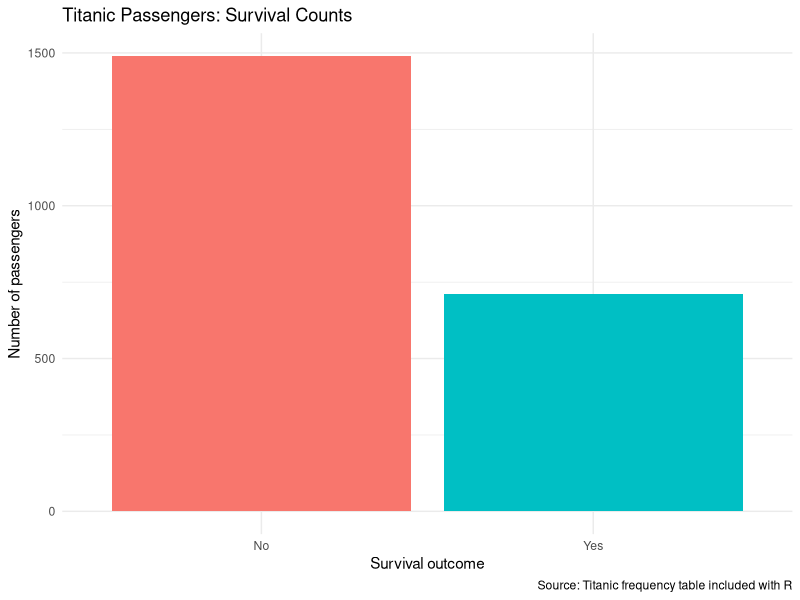
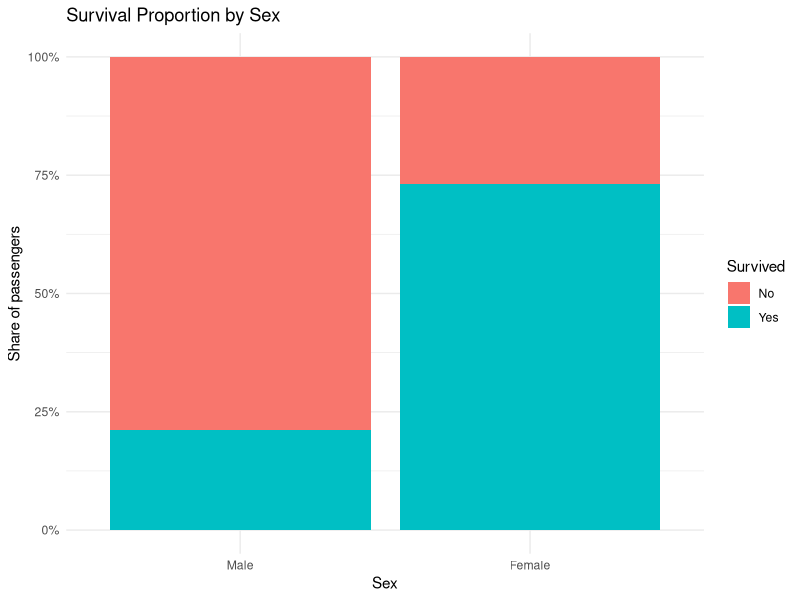
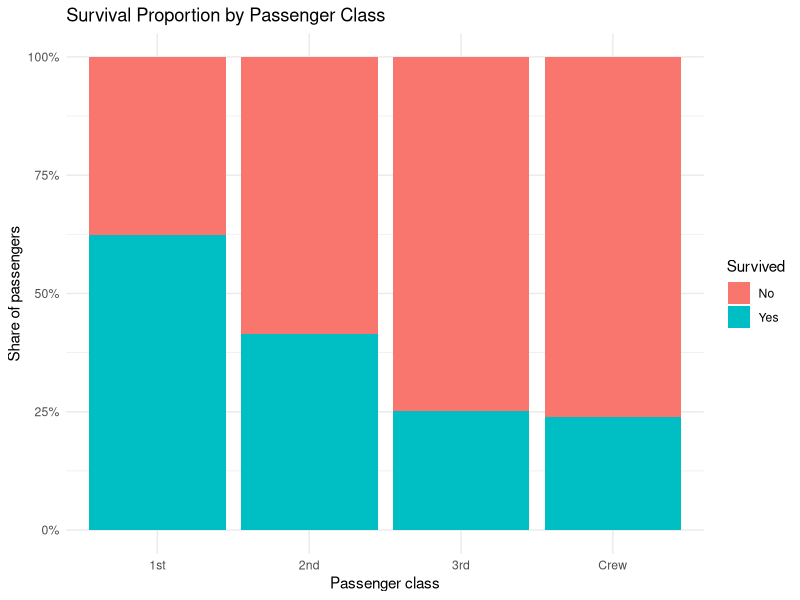
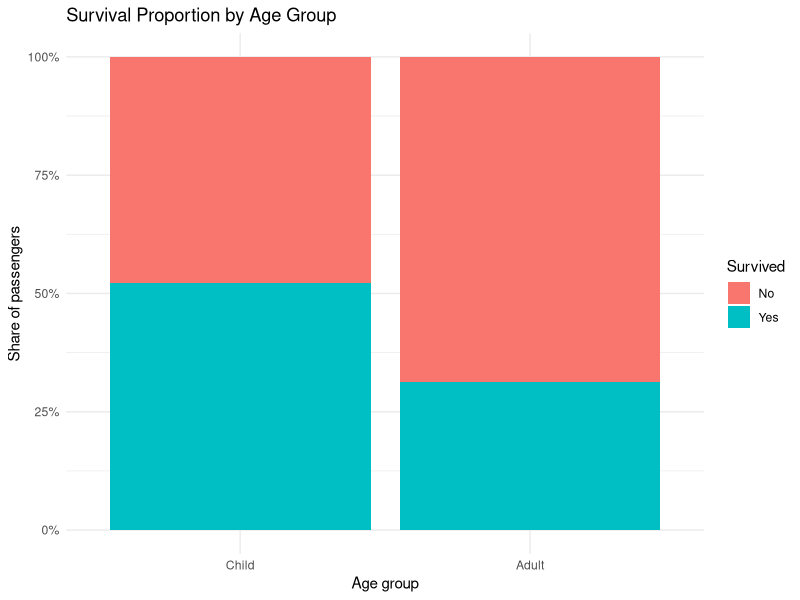

Source code (R) for these figures, in order:
# Week 4: Comprehensive Titanic Data Analysis
# Language: R
# Dataset: Titanic (built into base R)
# Run this script from the repository root in R or VS Code with R installed.

required <- c("ggplot2", "dplyr", "tidyr", "knitr", "rmarkdown")
missing <- required[!vapply(required, requireNamespace, logical(1), quietly = TRUE)]
if (length(missing)) {
  install.packages(missing, repos = "https://cloud.r-project.org")
}
library(ggplot2)
library(dplyr)
library(tidyr)

dir.create("Week4_Titanic/outputs/graphs", recursive = TRUE, showWarnings = FALSE)
dir.create("Week4_Titanic/outputs/tables", recursive = TRUE, showWarnings = FALSE)

# The built-in Titanic data is a frequency table. Expand it into passenger rows
# so that plots and the logistic regression operate on individual observations.
data("Titanic", package = "datasets")
titanic_counts <- as.data.frame(Titanic)
titanic <- titanic_counts[rep(seq_len(nrow(titanic_counts)), titanic_counts$Freq),
                          c("Class", "Sex", "Age", "Survived")]
rownames(titanic) <- NULL
titanic <- titanic %>%
  mutate(
    Survived = factor(Survived, levels = c("No", "Yes")),
    Class = factor(Class, levels = c("1st", "2nd", "3rd", "Crew")),
    Sex = factor(Sex),
    Age = factor(Age, levels = c("Child", "Adult"))
  )

# Basic data checks and clean dataset export
write.csv(titanic, "Week4_Titanic/outputs/tables/titanic_cleaned.csv", row.names = FALSE)
capture.output(
  list(
    dimensions = dim(titanic),
    column_types = str(titanic),
    missing_values = colSums(is.na(titanic)),
    summary = summary(titanic)
  ),
  file = "Week4_Titanic/outputs/tables/data_quality_summary.txt"
)

# Descriptive statistics
overall <- titanic %>%
  count(Survived) %>%
  mutate(percent = round(100 * n / sum(n), 2))
by_sex <- titanic %>%
  count(Sex, Survived) %>%
  group_by(Sex) %>%
  mutate(percent_within_group = round(100 * n / sum(n), 2)) %>%
  ungroup()
by_class <- titanic %>%
  count(Class, Survived) %>%
  group_by(Class) %>%
  mutate(percent_within_group = round(100 * n / sum(n), 2)) %>%
  ungroup()
by_age <- titanic %>%
  count(Age, Survived) %>%
  group_by(Age) %>%
  mutate(percent_within_group = round(100 * n / sum(n), 2)) %>%
  ungroup()

write.csv(overall, "Week4_Titanic/outputs/tables/overall_survival.csv", row.names = FALSE)
write.csv(by_sex, "Week4_Titanic/outputs/tables/survival_by_sex.csv", row.names = FALSE)
write.csv(by_class, "Week4_Titanic/outputs/tables/survival_by_class.csv", row.names = FALSE)
write.csv(by_age, "Week4_Titanic/outputs/tables/survival_by_age.csv", row.names = FALSE)

# Graph 1: overall passenger survival
p1 <- ggplot(titanic, aes(x = Survived, fill = Survived)) +
  geom_bar() +
  labs(title = "Titanic Passengers: Survival Counts",
       x = "Survival outcome", y = "Number of passengers",
       caption = "Source: Titanic frequency table included with R") +
  theme_minimal() + theme(legend.position = "none")
ggsave("Week4_Titanic/outputs/graphs/01_overall_survival.png", p1, width = 7, height = 5, dpi = 300)

# Graph 2: survival proportions by sex
p2 <- ggplot(titanic, aes(x = Sex, fill = Survived)) +
  geom_bar(position = "fill") +
  scale_y_continuous(labels = scales::percent) +
  labs(title = "Survival Proportion by Sex", x = "Sex", y = "Share of passengers",
       fill = "Survived") + theme_minimal()
ggsave("Week4_Titanic/outputs/graphs/02_survival_by_sex.png", p2, width = 7, height = 5, dpi = 300)

# Graph 3: survival proportions by passenger class
p3 <- ggplot(titanic, aes(x = Class, fill = Survived)) +
  geom_bar(position = "fill") +
  scale_y_continuous(labels = scales::percent) +
  labs(title = "Survival Proportion by Passenger Class", x = "Passenger class",
       y = "Share of passengers", fill = "Survived") + theme_minimal()
ggsave("Week4_Titanic/outputs/graphs/03_survival_by_class.png", p3, width = 7, height = 5, dpi = 300)

# Graph 4: survival proportions by age group
p4 <- ggplot(titanic, aes(x = Age, fill = Survived)) +
  geom_bar(position = "fill") +
  scale_y_continuous(labels = scales::percent) +
  labs(title = "Survival Proportion by Age Group", x = "Age group",
       y = "Share of passengers", fill = "Survived") + theme_minimal()
ggsave("Week4_Titanic/outputs/graphs/04_survival_by_age.png", p4, width = 7, height = 5, dpi = 300)

# Statistical association tests. These show association, not causation.
sex_test <- chisq.test(table(titanic$Sex, titanic$Survived))
class_test <- chisq.test(table(titanic$Class, titanic$Survived))
age_test <- chisq.test(table(titanic$Age, titanic$Survived))
capture.output(
  list(sex_survival_chi_square = sex_test,
       class_survival_chi_square = class_test,
       age_survival_chi_square = age_test),
  file = "Week4_Titanic/outputs/tables/association_tests.txt"
)

# Logistic regression: estimate survival probability using sex, class and age.
# Use a stratified random split so both outcomes are represented in train/test.
set.seed(42)
train_idx <- unlist(lapply(split(seq_len(nrow(titanic)), titanic$Survived),
                           function(idx) sample(idx, floor(0.8 * length(idx)))))
train <- titanic[train_idx, ]
test <- titanic[-train_idx, ]
model <- glm(Survived ~ Sex + Class + Age, data = train, family = binomial)
prob <- predict(model, newdata = test, type = "response")
pred <- factor(ifelse(prob >= 0.5, "Yes", "No"), levels = c("No", "Yes"))
confusion <- table(Predicted = pred, Actual = test$Survived)
accuracy <- mean(pred == test$Survived)
precision <- if (sum(pred == "Yes") == 0) NA_real_ else
  sum(pred == "Yes" & test$Survived == "Yes") / sum(pred == "Yes")
recall <- if (sum(test$Survived == "Yes") == 0) NA_real_ else
  sum(pred == "Yes" & test$Survived == "Yes") / sum(test$Survived == "Yes")
metrics <- data.frame(
  metric = c("Accuracy", "Precision (survived)", "Recall (survived)"),
  value = c(accuracy, precision, recall)
)
write.csv(as.data.frame.matrix(confusion), "Week4_Titanic/outputs/tables/confusion_matrix.csv")
write.csv(metrics, "Week4_Titanic/outputs/tables/model_metrics.csv", row.names = FALSE)
capture.output(summary(model), file = "Week4_Titanic/outputs/tables/logistic_regression_summary.txt")
capture.output(confusion, metrics, file = "Week4_Titanic/outputs/tables/model_evaluation.txt")

# Export model coefficients as odds ratios for easier interpretation.
or_table <- data.frame(
  term = names(coef(model)),
  coefficient = unname(coef(model)),
  odds_ratio = exp(unname(coef(model)))
)
write.csv(or_table, "Week4_Titanic/outputs/tables/model_odds_ratios.csv", row.names = FALSE)

cat("\nAnalysis complete. Files were saved under Week4_Titanic/outputs/.\n")
cat("Test-set accuracy:", round(accuracy * 100, 2), "%\n")
